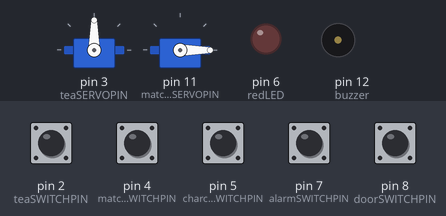
Bench run of a sketch on a simulated Arduino Uno, built with avr-gcc and run on an emulated ATmega328P. Shown: 2 × servo, output pins drawn as LEDs (lit = HIGH), buzzer (waves = sounding). The test bench sets the inputs (shaded band); at power-on: pin 5 (charcoalSWITCHPIN), pin 8 (doorSWITCHPIN) HIGH, pin 2 (teaSWITCHPIN), pin 4 (matchmakerSWITCHPIN), pin 7 (alarmSWITCHPIN) LOW. What the sketch prints to the serial monitor is not drawn.

Above: at 1.2 s.
1.3 s: pin 5 (charcoalSWITCHPIN) pulled LOW for 0.15 s
4.3 s: pin 2 (teaSWITCHPIN) pulled HIGH for 0.15 s
At 7.1 s:
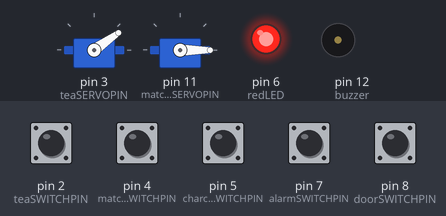
7.3 s: pin 7 (alarmSWITCHPIN) pulled HIGH for 0.15 s
At 8.3 s:
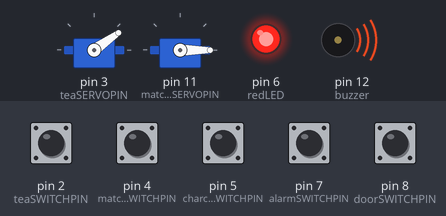
10.4 s: pin 4 (matchmakerSWITCHPIN) pulled HIGH for 0.15 s
At 13.4 s:
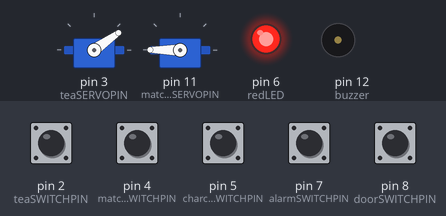
13.5 s: pin 8 (doorSWITCHPIN) pulled LOW for 0.15 s
At 14.5 s:
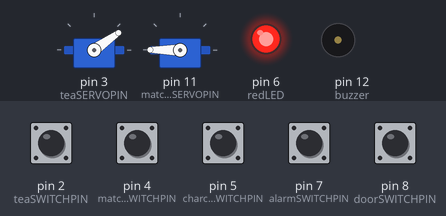
15.1 s: pin 7 (alarmSWITCHPIN) pulled HIGH for 1 s
At 16.8 s:
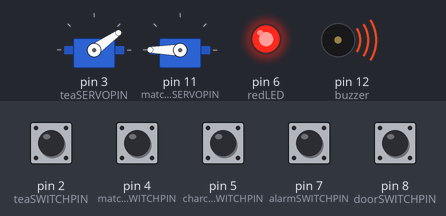
Timing chart, 0 to 20.1 s (numbered marks = the images above; inputs shaded):
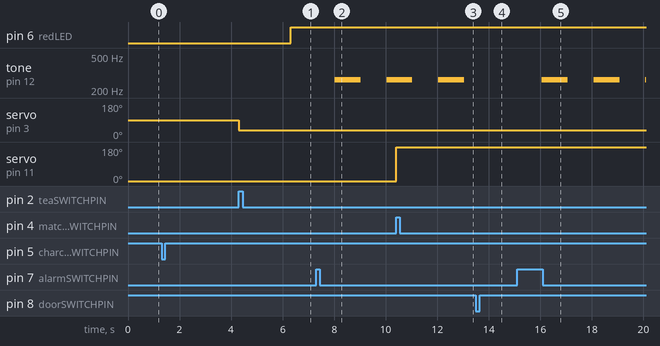

Measured:
- after the input at 4.3 s, servo on pin 3 (teaSERVOPIN): 90° → 35° at once
- after the input at 7.3 s, tone on pin 12 (buzzer): silent → 262 Hz after 0.72 s, → silent 1.0 s later, → 262 Hz 1.0 s later
- after the input at 10.4 s, servo on pin 11 (matchmakerSERVOPIN): 0° → 180° at once
- after the input at 13.5 s, tone on pin 12 (buzzer): stays silent (without the input it goes to 262 Hz after 0.55 s)
- after the input at 15.1 s, tone on pin 12 (buzzer): alternates 262 Hz for 1.0 s and silent for 1.0 s, starting after 0.96 s

The sketch:

mulan_TEAservo.ino
```cpp
#include <Servo.h>
/*
   Pour Tea w servo  AND Spin Matchmaker
   Stretch goal: increment pouring
*/
// Tea spilling & Matchmsker spins
// CONSTANTS - for Tea spilling & Matchmsker spins
const int teaSWITCHPIN = 2;
const int teaSERVOPIN = 3;
const int matchmakerSWITCHPIN = 4;
const int matchmakerSERVOPIN = 11;
// VARIABLES - for Tea spilling & Matchmsker spins
int teaValue;
int matchmakerValue;
int teastaySpinned = 0;
int matchstaySpinned = 0;
float count_t;
Servo teaServo;
Servo matchmakerServo;

// Charcoal spilling
// CONSTANTS - charcoal spilt
const int charcoalSWITCHPIN = 5;
const int redLED = 6;
// VARIABLES - charcoal spilt
int charcoalValue;
unsigned long faster = 0;
int ledState = LOW;
int ledstayOn = 0;

// alarm & door
// note durations: 4 = quarter note, 8 = eighth note, etc.:
int noteDurations[] = {1000, 10000, 1000, 10000, 1000, 10000, 2000, 4000};
// CONSTANTS
const int alarmSWITCHPIN = 7;
const int doorSWITCHPIN = 8;
const int buzzer = 12;
int state = 0; // low

// VARIABLES
int alarmValue;
int doorValue;
bool landed = false;
unsigned long previousMillis = 0;
const long interval = 1000;

void setup() {
  // Tea spilling & Matchmsker spins
  teaServo.attach(teaSERVOPIN);
  teaServo.write(90);
  matchmakerServo.attach(matchmakerSERVOPIN);
  matchmakerServo.write(0);
  pinMode(teaSWITCHPIN, INPUT);
  pinMode(matchmakerSWITCHPIN, INPUT);
  count_t = 0;

  // charcoal spilt
  pinMode(redLED, OUTPUT);
  pinMode(charcoalSWITCHPIN, INPUT);
  Serial.begin(9600);

  // alarm & door
  pinMode(alarmSWITCHPIN, INPUT);
  pinMode(doorSWITCHPIN, INPUT);
  pinMode(buzzer, OUTPUT);
}

void loop() {
  // Tea spilling & Matchmsker spins
  teaValue = digitalRead(teaSWITCHPIN);
  matchmakerValue = digitalRead(matchmakerSWITCHPIN);
  // tea spills if switch is high
  if (teaValue == HIGH || teastaySpinned == 1) {
    //    count_t += 1;
    if (count_t > 56) {
      count_t = 55;
    }
    teaServo.write(35); //35
    teastaySpinned = 1;

  } else {
    teaServo.write(90);
  }
  // matchmaker spins if its switch is high
  if (matchmakerValue == HIGH || matchstaySpinned == 1) {
      matchmakerServo.write(180);
      matchstaySpinned = 1;
  } else {
    matchmakerServo.write(0); // dont spin
  }

  // charcoal spilt
  charcoalValue = digitalRead(charcoalSWITCHPIN);
  if (charcoalValue != HIGH || ledstayOn == 1) {
    ledstayOn = 1;
    faster += 1;
    Serial.println(faster);
    if (faster <= 1000) {
      // blink light
      if (faster % 10 == 0) {
        ledState = HIGH;
      } else {
        ledState = LOW;
      }
    } else {
      ledState = HIGH;
    }

  } else {
    ledState = LOW;
  }
  digitalWrite(redLED, ledState);

  // alarm & door
  alarmValue = digitalRead(alarmSWITCHPIN);
  doorValue = digitalRead(doorSWITCHPIN);
  unsigned long currentMillis = millis();

  if (alarmValue == HIGH && doorValue == HIGH) {
    landed = true;
  }
  // alarm
  if (currentMillis - previousMillis >= interval) {
    previousMillis = currentMillis;

    if (state == 0 && landed) {
      state = 1;
    } else {
      state = 0;
    }
  }

  if (landed) {
    if (doorValue == LOW){
      landed = false;
    }
    if (doorValue == LOW || state == 0) {
      noTone(buzzer);
    } else {
      tone(buzzer, 262);
    }
  }
}
```
